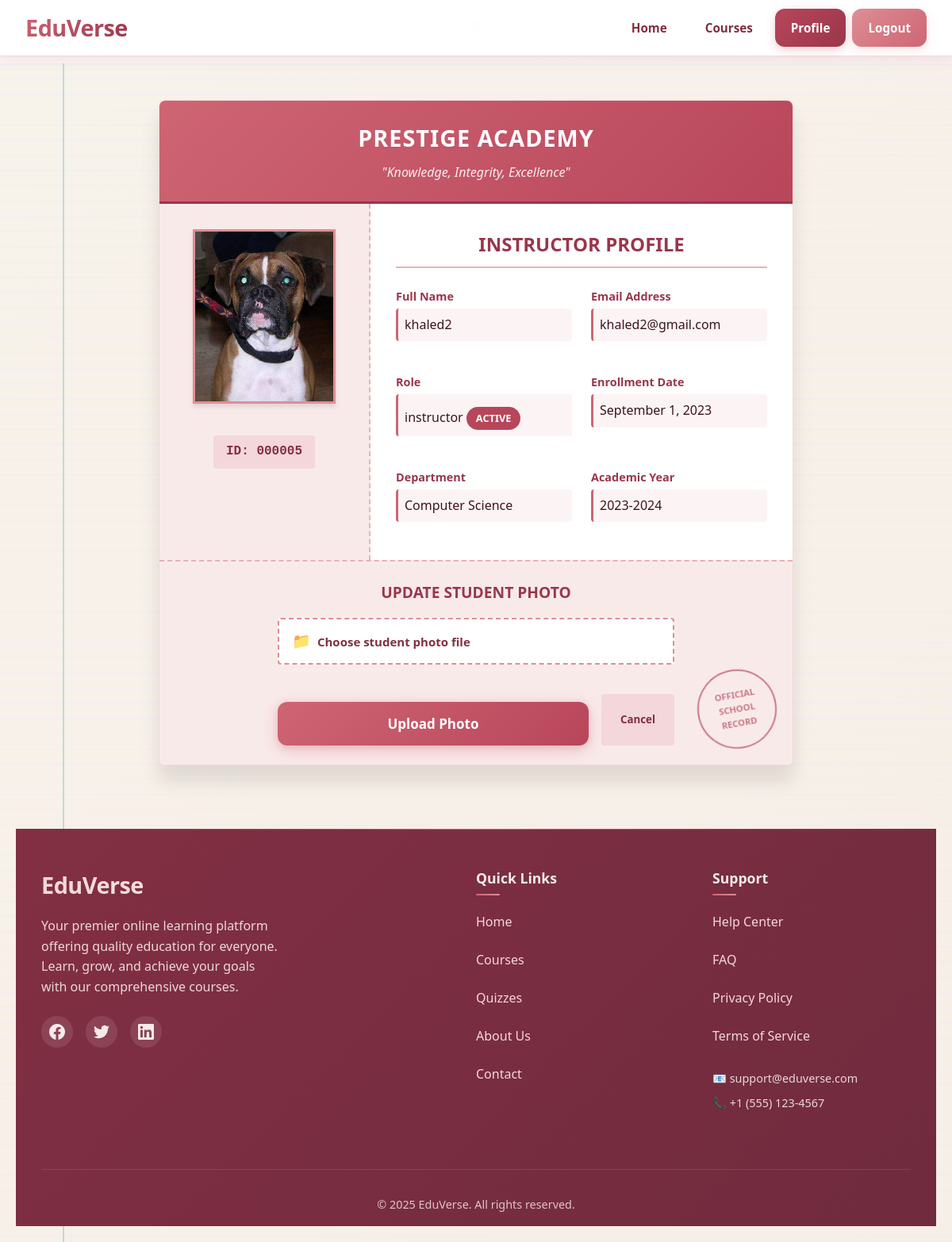
The page /users/profile/ (signed in) on the database its author committed.
### users/models.py (models this page shows)
class User(AbstractUser):
    ROLE_CHOICES = (
        ('student', 'Student'),
        ('instructor', 'Instructor'),
        ('admin', 'Admin'),
    )
    avatar = models.ImageField(upload_to='avatars/', null=True, blank=True)
    role = models.CharField(max_length=20, choices=ROLE_CHOICES, default='student')
    bio = models.TextField(blank=True)
    avatar = models.ImageField(upload_to='avatars/', null=True, blank=True)
    date_of_birth = models.DateField(null=True, blank=True)
    is_active = models.BooleanField(default=True)
    created_at = models.DateTimeField(auto_now_add=True)
    updated_at = models.DateTimeField(auto_now=True)
    bio = models.TextField(blank=True)

### users/views.py (the view)
# urls.py: path('profile/', profile_upload_avatar, name='profile'),
def profile_upload_avatar(request):
    if request.method == 'POST':
        form = UserAvatarForm(request.POST, request.FILES, instance=request.user)
        if form.is_valid():
            form.save()
            return redirect('profile')  # or any page
    else:
        form = UserAvatarForm(instance=request.user)
    return render(request, 'users/profile.html', {'form': form})

### users/templates/users/profile.html (shortened to what this page needs)
<!DOCTYPE html>
<html lang="en">
<head>
    {% load static %}
    <link rel="stylesheet" type="text/css" href="{% static 'css/profile.css' %}">
    <link rel="stylesheet" href="{% static 'css/header.css' %}">
    <link rel="stylesheet" href="{% static 'css/footer.css' %}">
</head>
<body>
    {% include 'includes/header.html' %}
    <div class="school-profile-card"  style="margin-top: 5em; margin-bottom: 5em;">
        <div class="school-header">
            <div class="school-name">PRESTIGE ACADEMY</div>
            <div class="school-motto">"Knowledge, Integrity, Excellence"</div>
        </div>
        <div class="profile-content">
            <div class="profile-sidebar">
                <div class="avatar-container">
                    {% if user.avatar %}
                        <img src="{{ user.avatar.url }}" alt="Student Avatar" class="avatar-image">
                    {% else %}
                        <div class="avatar-placeholder">📷</div>
                    {% endif %}
                </div>
                <div class="student-id">ID: {{ user.id|stringformat:"06d" }}</div>
            </div>
            <div class="profile-details">
                {% if user.role == "instructor" %}
                    <h2 class="profile-title">INSTRUCTOR PROFILE</h2>
                {% else %}
                <h2 class="profile-title">STUDENT PROFILE</h2>
                {% endif %}
                <div class="info-grid">
                    <div class="info-item">
                        <span class="info-label">Full Name</span>
                        <div class="info-value">{{ user.username }}</div>
                    </div>
                    <div class="info-item">
                        <span class="info-label">Email Address</span>
                        <div class="info-value">{{ user.email }}</div>
                    </div>
                    <div class="info-item">
                        <span class="info-label">Role</span>
                        <div class="info-value">
                            {{ user.role }}
                            <span class="role-badge">ACTIVE</span>
                        </div>
                    </div>
                    <div class="info-item">
                        <span class="info-label">Enrollment Date</span>
                        <div class="info-value">September 1, 2023</div>
                    </div>
                    <div class="info-item">
                        <span class="info-label">Department</span>
                        <div class="info-value">Computer Science</div>
                    </div>
                    <div class="info-item">
                        <span class="info-label">Academic Year</span>
                        <div class="info-value">2023-2024</div>
                    </div>
                </div>
            </div>
        </div>
        <div class="update-section">
            <h3 class="section-title">UPDATE STUDENT PHOTO</h3>
            <form method="post" enctype="multipart/form-data" class="avatar-form">
                <div class="form-group">
                    <label for="avatar-upload" class="file-label">
                        <span class="file-icon">📁</span>
                        <span>Choose student photo file</span>
                    </label>
                </div>
                <div class="form-actions">
                    <button type="submit" class="btn btn-primary">Upload Photo</button>
                    <button type="reset" class="btn btn-secondary">Cancel</button>
                </div>
            </form>
        </div>
        <div class="official-stamp">
            OFFICIAL<br>SCHOOL<br>RECORD
        </div>
    </div>
    {% include 'includes/footer.html' %}
</body>
</html>

### users/static/css/header.css (style rules this page uses)
:root { --color-50: #fcf4f4; --color-100: #f9eaea; --color-200: #f4d7da; --color-300: #e9b1b6; --color-400: #de8e96; --color-500: #ce6573; --color-600: #b8465b; --color-700: #9a364b; --color-800: #822f43; --color-900: #702b3e; --color-950: #3d141e; }
* { margin: 0; padding: 0; box-sizing: border-box; font-family: 'Segoe UI', system-ui, -apple-system, sans-serif; }
body { background: white; min-height: 100vh; display: flex; flex-direction: column; color: var(--color-900); line-height: 1.6; }
form { display: flex; flex-direction: column; gap: 20px; }
form label { font-weight: 600; color: var(--color-800); font-size: 15px; transition: color 0.3s ease; margin-bottom: 5px; }
form button[type="submit"] { width: 100%; padding: 16px; background: linear-gradient(135deg, var(--color-500), var(--color-600)); color: white; border: none; border-radius: 12px; font-size: 17px; font-weight: 700; cursor: pointer; transition: all 0.4s cubic-bezier(0.4, 0, 0.2, 1); box-shadow: 0 6px 20px rgba(206, 101, 115, 0.3), 0 2px 8px rgba(206, 101, 115, 0.2); position: relative; overflow: hidden; margin-top: 10px; animation: slideInUp 0.6s ease 0.6s forwards; opacity: 0; transform: translateY(20px); }
form button[type="submit"]::before { content: ''; position: absolute; top: 0; left: -100%; width: 100%; height: 100%; background: linear-gradient(90deg, transparent, rgba(255,255,255,0.2), transparent); transition: left 0.6s ease; }

### users/static/css/footer.css (style rules this page uses)
:root { --color-50: #fcf4f4; --color-100: #f9eaea; --color-200: #f4d7da; --color-300: #e9b1b6; --color-400: #de8e96; --color-500: #ce6573; --color-600: #b8465b; --color-700: #9a364b; --color-800: #822f43; --color-900: #702b3e; --color-950: #3d141e; }
* { margin: 0; padding: 0; box-sizing: border-box; font-family: 'Segoe UI', system-ui, -apple-system, sans-serif; }
body { background: linear-gradient(135deg, var(--color-50), var(--color-100)); min-height: 100vh; display: flex; flex-direction: column; color: var(--color-900); line-height: 1.6; }
form { display: flex; flex-direction: column; gap: 20px; }
form label { font-weight: 600; color: var(--color-800); font-size: 15px; transition: color 0.3s ease; margin-bottom: 5px; }
form button[type="submit"] { width: 100%; padding: 16px; background: linear-gradient(135deg, var(--color-500), var(--color-600)); color: white; border: none; border-radius: 12px; font-size: 17px; font-weight: 700; cursor: pointer; transition: all 0.4s cubic-bezier(0.4, 0, 0.2, 1); box-shadow: 0 6px 20px rgba(206, 101, 115, 0.3), 0 2px 8px rgba(206, 101, 115, 0.2); position: relative; overflow: hidden; margin-top: 10px; animation: slideInUp 0.6s ease 0.6s forwards; opacity: 0; transform: translateY(20px); }
form button[type="submit"]::before { content: ''; position: absolute; top: 0; left: -100%; width: 100%; height: 100%; background: linear-gradient(90deg, transparent, rgba(255,255,255,0.2), transparent); transition: left 0.6s ease; }

### rows shown on the page
User: avatar (picture), id "000005", username "khaled2", email "khaled2@gmail.com", role "instructor"
